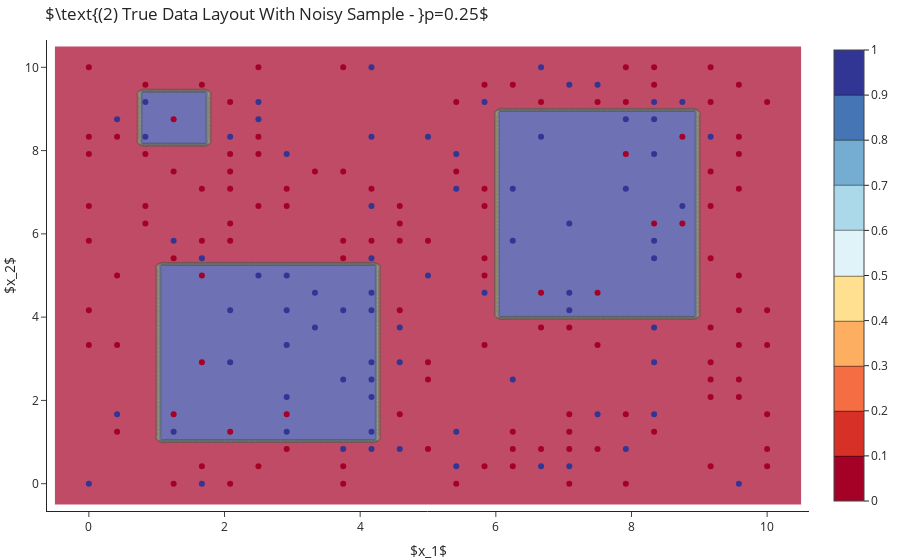

Write notebook code for a chart like this one.
### Markdown cell above
We can sample points from the grid above to generate a dataset. In order to model noise in the labels we do the following: for each sample we perform a Bernulli experiment (for some probability $p$). Then depending on the results we either leave the sample's label as is or replace it. The dataset (in avarage) will have $m\cdot p$ points that their label is incorrect.
*Implementation note: Binomial distribution with n=1 is Bernoulli distribution.*

In Figure 2 the backround surface denotes the true label of the data. The points are the training sample with their color representing their class. Notice that red points on a blue surface or blue points on a red surface are precisely the samples where their label in the train set is wrong.

### Code cell
def add_noise(y, p=.1):
    return np.array([y, 1-y]).T[range(len(y)), np.random.binomial(1, p, len(y))]

train_idx, noise_level = np.random.choice(range(len(X)), 200, replace=False), .25

X_train, y_train = X[train_idx], y_[train_idx]
y_noisy = add_noise(y_train, noise_level)

go.Figure([decision_surface(true_labels, *surface_range),
           go.Scatter(x = X_train[:,0], y=X_train[:, 1], mode = 'markers', marker = dict(color=y_noisy, colorscale=custom))],
         layout= go.Layout(title=rf"$\text{{(2) True Data Layout With Noisy Sample - }}p={noise_level}$", xaxis_title=r"$x_1$", yaxis_title=r"$x_2$"))

### Figure 1 — Plotly figure (JSON) as saved in the notebook; plotly's stock layout.template omitted (floating-point values rounded to 4 significant figures; data arrays with more than 128 entries replaced by an {"elided": "..."} marker saying what was removed)
{"data": [{"colorscale": [[0.0, "rgb(165,0,38)"], [0.1111, "rgb(215,48,39)"], [0.2222, "rgb(244,109,67)"], [0.3333, "rgb(253,174,97)"], [0.4444, "rgb(254,224,144)"], [0.5556, "rgb(224,243,248)"], [0.6667, "rgb(171,217,233)"], [0.7778, "rgb(116,173,209)"], [0.8889, "rgb(69,117,180)"], [1.0, "rgb(49,54,149)"]], "connectgaps": true, "hoverinfo": "skip", "opacity": 0.7, "reversescale": false, "showlegend": false, "showscale": true, "x": [-0.5, -0.4076, -0.3151, -0.2227, -0.1303, -0.03782, 0.05462, 0.1471, 0.2395, 0.3319, 0.4244, 0.5168, 0.6092, 0.7017, 0.7941, 0.8866, 0.979, 1.071, 1.164, 1.256, 1.349, 1.441, 1.534, 1.626, 1.718, 1.811, 1.903, 1.996, 2.088, 2.181, 2.273, 2.366, 2.458, 2.55, 2.643, 2.735, 2.828, 2.92, 3.013, 3.105, 3.197, 3.29, 3.382, 3.475, 3.567, 3.66, 3.752, 3.845, 3.937, 4.029, 4.122, 4.214, 4.307, 4.399, 4.492, 4.584, 4.676, 4.769, 4.861, 4.954, 5.046, 5.139, 5.231, 5.324, 5.416, 5.508, 5.601, 5.693, 5.786, 5.878, 5.971, 6.063, 6.155, 6.248, 6.34, 6.433, 6.525, 6.618, 6.71, 6.803, 6.895, 6.987, 7.08, 7.172, 7.265, 7.357, 7.45, 7.542, 7.634, 7.727, 7.819, 7.912, 8.004, 8.097, 8.189, 8.282, 8.374, 8.466, 8.559, 8.651, 8.744, 8.836, 8.929, 9.021, 9.113, 9.206, 9.298, 9.391, 9.483, 9.576, 9.668, 9.761, 9.853, 9.945, 10.04, 10.13, 10.22, 10.32, 10.41, 10.5], "y": [-0.5, -0.4076, -0.3151, -0.2227, -0.1303, -0.03782, 0.05462, 0.1471, 0.2395, 0.3319, 0.4244, 0.5168, 0.6092, 0.7017, 0.7941, 0.8866, 0.979, 1.071, 1.164, 1.256, 1.349, 1.441, 1.534, 1.626, 1.718, 1.811, 1.903, 1.996, 2.088, 2.181, 2.273, 2.366, 2.458, 2.55, 2.643, 2.735, 2.828, 2.92, 3.013, 3.105, 3.197, 3.29, 3.382, 3.475, 3.567, 3.66, 3.752, 3.845, 3.937, 4.029, 4.122, 4.214, 4.307, 4.399, 4.492, 4.584, 4.676, 4.769, 4.861, 4.954, 5.046, 5.139, 5.231, 5.324, 5.416, 5.508, 5.601, 5.693, 5.786, 5.878, 5.971, 6.063, 6.155, 6.248, 6.34, 6.433, 6.525, 6.618, 6.71, 6.803, 6.895, 6.987, 7.08, 7.172, 7.265, 7.357, 7.45, 7.542, 7.634, 7.727, 7.819, 7.912, 8.004, 8.097, 8.189, 8.282, 8.374, 8.466, 8.559, 8.651, 8.744, 8.836, 8.929, 9.021, 9.113, 9.206, 9.298, 9.391, 9.483, 9.576, 9.668, 9.761, 9.853, 9.945, 10.04, 10.13, 10.22, 10.32, 10.41, 10.5], "z": {"elided": "120x120 int values"}, "type": "contour"}, {"marker": {"color": {"elided": "200 int values"}, "colorscale": [[0.0, "rgb(165,0,38)"], [0.1111, "rgb(215,48,39)"], [0.2222, "rgb(244,109,67)"], [0.3333, "rgb(253,174,97)"], [0.4444, "rgb(254,224,144)"], [0.5556, "rgb(224,243,248)"], [0.6667, "rgb(171,217,233)"], [0.7778, "rgb(116,173,209)"], [0.8889, "rgb(69,117,180)"], [1.0, "rgb(49,54,149)"]]}, "mode": "markers", "x": {"elided": "200 float values"}, "y": {"elided": "200 float values"}, "type": "scatter"}], "layout": {"title": {"text": "$\\text{(2) True Data Layout With Noisy Sample - }p=0.25$"}, "xaxis": {"title": {"text": "$x_1$"}}, "yaxis": {"title": {"text": "$x_2$"}}}}
